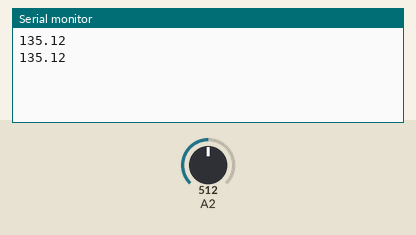
A sketch run on a simulated Arduino Uno, built with avr-gcc and run on an emulated ATmega328P. On the bench: the last lines printed to the serial monitor. The test bench sets the inputs (shaded band); at power-on: A2 = 512.

Above: at 2.8 s.
2.9 s: A2 set to 716
At 3.4 s:
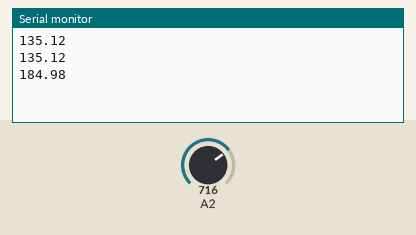
4.4 s: A2 set to 900
At 5.8 s:
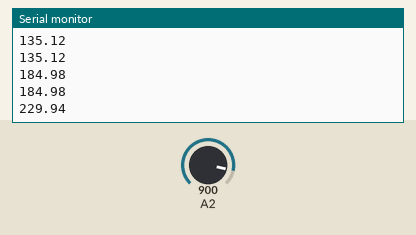
Timing chart, 0 to 7.4 s (numbered marks = the images above; inputs shaded):
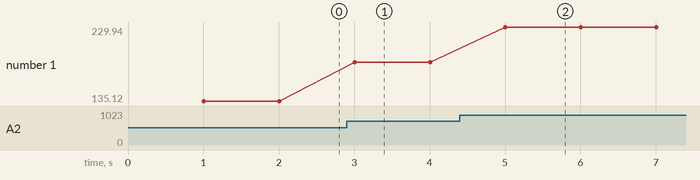

The sketch:

ZCb_pressure_sensor_test_sketch.ino
```cpp
unsigned long last_time = 0.0;

void setup()
{
  Serial.begin(115200);
}

void loop()
{
  if( millis() - last_time > 1000)
  {
    last_time = millis();
    float pressure = ((float)analogRead(A2) / (1023.0 * 0.004) + 10);
    Serial.println(pressure);
  }
}
```

Measured:
- after the input at 2.9 s, the serial monitor: prints a new line after 0.10 s (image 1)
- after the input at 4.4 s, the serial monitor: prints a new line after 0.61 s (image 2)
- plotted number 1: 135.12 → 184.98 after the input at 2.9 s, 184.98 → 229.94 after the input at 4.4 s
